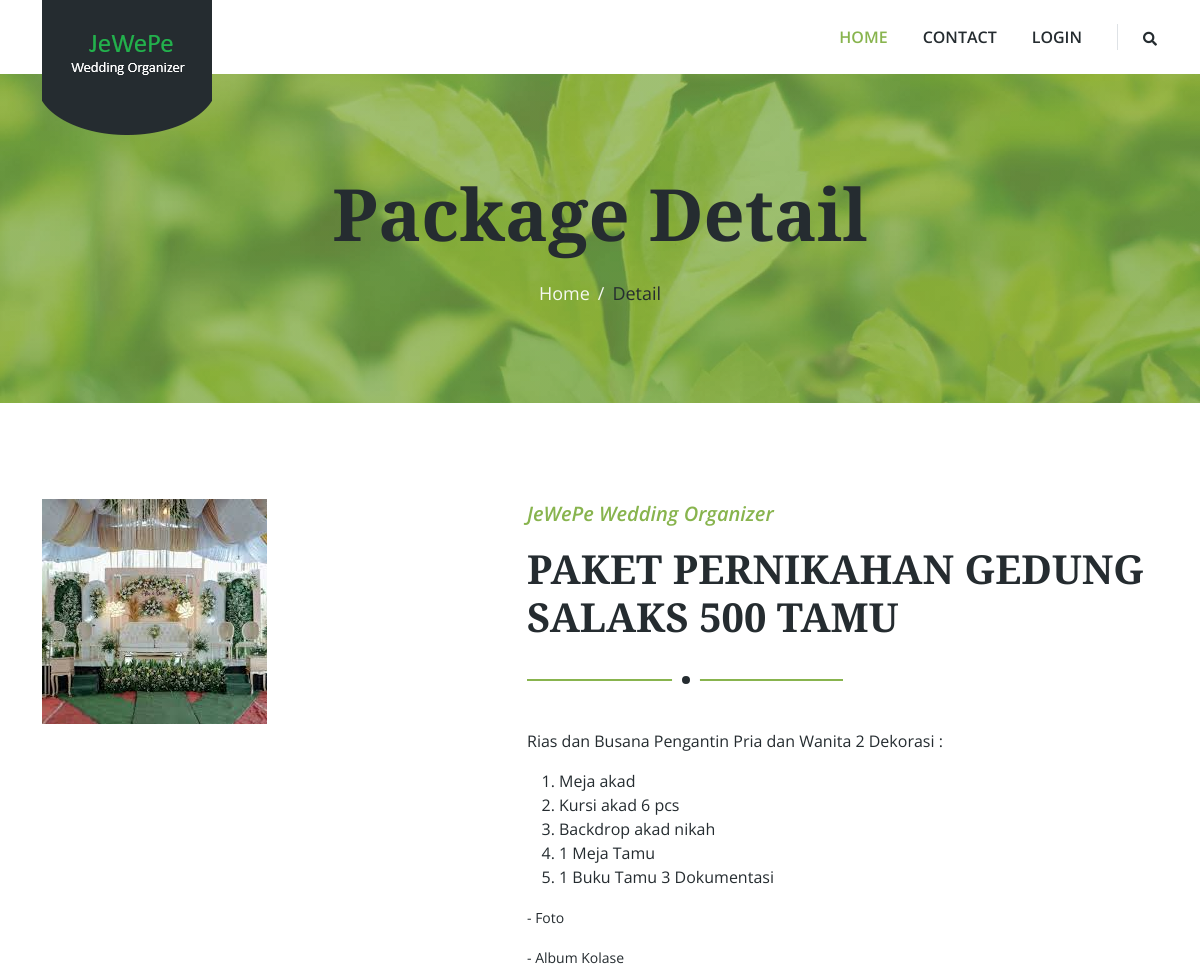
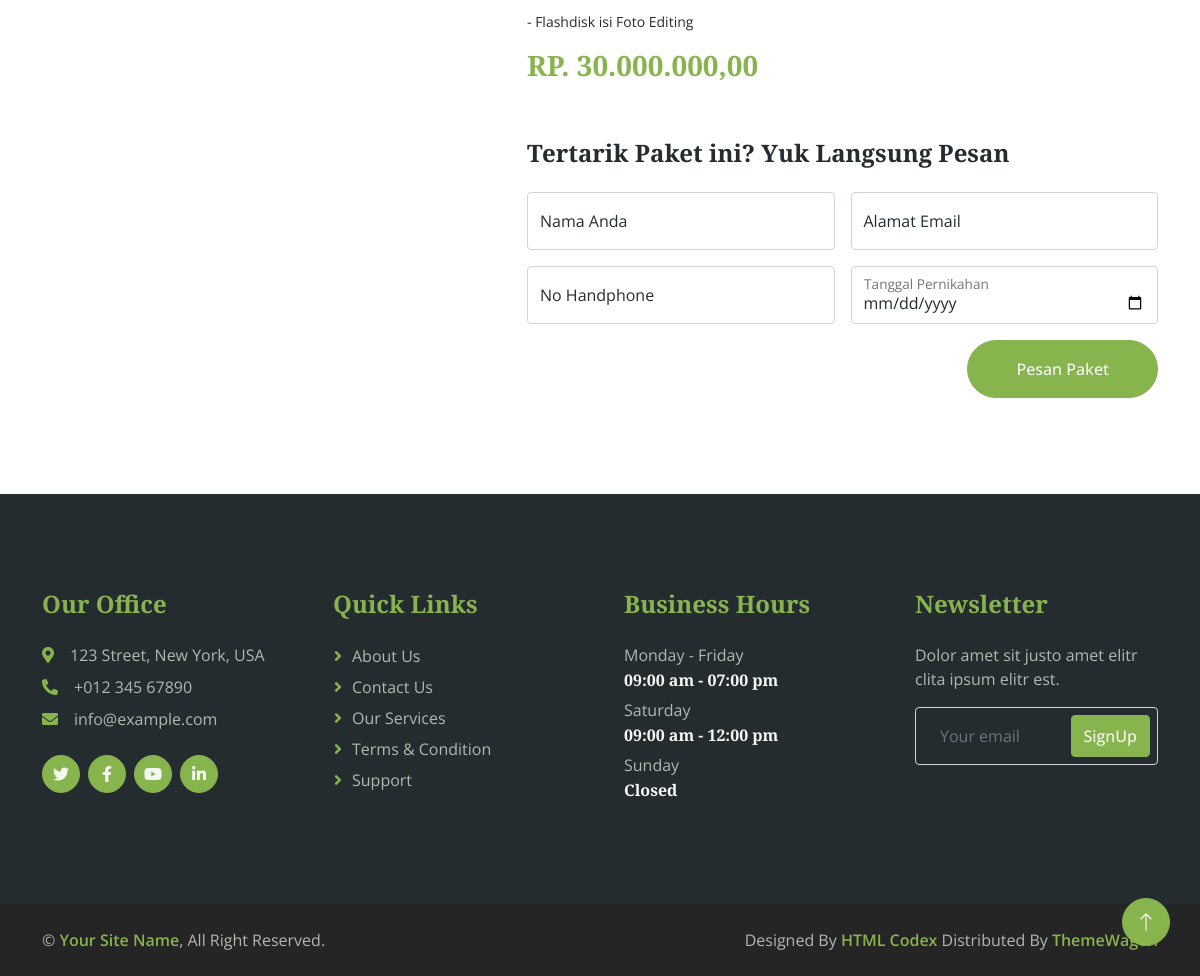
Screenshot of /Beranda/detail?id=3 with the database file from the repository (2 pictures, top to bottom).
### tables this page shows
CREATE TABLE `tb_catalogues` (
  `catalogue_id` int NOT NULL,
  `image` varchar(100) NOT NULL,
  `package_name` varchar(256) NOT NULL,
  `description` text NOT NULL,
  `price` int NOT NULL,
  `status_publish` enum('Y','N') NOT NULL,
  `user_id` int NOT NULL,
  `created_at` datetime NOT NULL,
  `updated_at` datetime DEFAULT NULL
);

### application/controllers/Beranda.php (called while the page is built, shortened)
<?php
class Beranda extends CI_Controller
{
	public function __construct()
	{
        $this->load->database();
		$this->load->model('katalog_model');
		$this->load->model('pesanan_model');
		$this->load->helper('text');
	}
	public function detail()
	{
		if ($this->input->get('id')) {
			$cek_data = $this->katalog_model->get_katalog_by_id($this->input->get('id'))->num_rows();
			if ($cek_data > 0) {
        		$data = array(
            		'title' => 'JeWePe Wedding Organizer',
            		'page' => 'landing/detail',
            		'katalog' => $this->katalog_model->get_katalog_by_id($this->input->get('id'))->row()
            	);
 				$this->load->view('landing/template/sites', $data);
			} else {
            	redirect('/');
        	}
    	} else {
        	redirect('/');
		}
	}
}

### index.php (called while the page is built, shortened)
<?php
require_once BASEPATH.'core/CodeIgniter.php';

### application/models/Katalog_model.php (called while the page is built, shortened)
<?php if (!defined('BASEPATH')) exit('No direct script access allowed');
class Katalog_model extends CI_Model
{
    public function get_katalog_by_id($id)
    {
        $this->db->select('*');
        $this->db->from('tb_catalogues tbc');
        $this->db->join('tb_users tbu', 'tbu.user_id = tbc.user_id');
        $this->db->where("tbc.catalogue_id", $id);
        $query = $this->db->get();
        return $query;
    }
}

### application/views/landing/detail.php (the view, shortened to what this page needs)
    <div class="container-fluid page-header py-5 mb-5 wow fadeIn" data-wow-delay="0.1s">
        <div class="container text-center py-5">
            <h1 class="display-2 text-dark mb-4 animated slideInDown">Package Detail</h1>
            <nav aria-label="breadcrumb animated slideInDown">
                <ol class="breadcrumb justify-content-center mb-0">
                    <li class="breadcrumb-item"><a href="<?= base_url('');?>">Home</a></li>
                    <li class="breadcrumb-item text-dark" aria-current="page">Detail</li>
                </ol>
            </nav>
        </div>
    </div>
<div class="container-xxl py-5">
    <div class="container">
        <div class="row g-5">
            <div class="col-lg-5 wow fadeIn" data-wow-delay="0.1s">
                <img class="img-fluid" src="<?= base_url('assets/files/katalog/') . $katalog->image; ?>" alt="">
            </div>
            <div class="col-lg-7 wow fadeIn" data-wow-delay="0.5s">
                <div class="section-title">
                    <p class="fs-5 fw-medium fst-italic text-primary">JeWePe Wedding Organizer</p>
                    <h1 class="display-6"><?= $katalog->package_name; ?></h1>
                </div>
                <?= $katalog->description; ?>
                <h3 class="text-primary">RP. <?= number_format($katalog->price, 2, ",", ".") ?></h3>
            </div>
            <div class="col-lg-7 ms-auto wow fadeInUp" data-wow-delay="0.1s">
                <h4 class="mb-4">Tertarik Paket ini? Yuk Langsung Pesan</h4>
                <form action="<?= base_url('Beranda/pesan'); ?>" method="post">
                    <div class="row g-3">
                        <div class="col-md-6">
                            <div class="form-floating">
                                <input type="text" class="form-control" id="name" name="name" placeholder="Nama Anda" required>
                                <label for="name">Nama Anda</label>
                            </div>
                        </div>
                        <div class="col-md-6">
                            <div class="form-floating">
                                <input type="email" class="form-control" id="email" name="email" placeholder="Alamat Email" required>
                                <label for="email">Alamat Email</label>
                            </div>
                        </div>
                        <div class="col-md-6">
                            <div class="form-floating">
                                <input type="text" class="form-control" id="name" name="phone_number" placeholder="No Handphone" required>
                                <label for="name">No Handphone</label>
                            </div>
                        </div>
                        <div class="col-md-6">
                            <div class="form-floating">
                                <input type="date" class="form-control" id="subject" name="wedding_date" placeholder="Tanggal Pernikahan" required>
                                <label for="subject">Tanggal Pernikahan</label>
                            </div>
                        </div>
                        <div class="col-md-12 text-end">
                            <button class="btn btn-primary rounded-pill py-3 px-5" type="submit">Pesan Paket</button>
                        </div>
                    </div>
                </form>
            </div>
        </div>
    </div>
</div>

### assets/landing/css/style.css (style rules this page uses)
:root { --primary: #88B44E; --secondary: #FB9F38; --light: #F5F8F2; --dark: #252C30; }
.fw-medium { font-weight: 600; }
.btn { transition: .5s; font-weight: 500; }
.btn-primary, .btn-outline-primary:hover { color: var(--light); }
.page-header { background: linear-gradient(rgba(136, 180, 78, .7), rgba(136, 180, 78, .7)), url(../img/carousel-1.jpg) center center no-repeat; background-size: cover; }
.page-header .breadcrumb-item+.breadcrumb-item::before { color: var(--light); }
.page-header .breadcrumb-item, .page-header .breadcrumb-item a { font-size: 18px; color: var(--light); }
.section-title { position: relative; margin-bottom: 3rem; padding-bottom: 2rem; }
.section-title::before { position: absolute; content: ""; width: 50%; height: 2px; bottom: 0; left: 0; background: var(--primary); }
.section-title::after { position: absolute; content: ""; width: 28px; height: 28px; bottom: -13px; left: calc(25% - 13px); background: var(--dark); border: 10px solid #FFFFFF; border-radius: 28px; }

### rows the page displays
tb_catalogues: image (picture), package_name "PAKET PERNIKAHAN GEDUNG SALAKS 500 TAMU", description "Rias dan Busana Pengantin Pria dan Wanita 2 Dekorasi : Meja akad Kursi akad 6 pcs Backdrop akad nikah 1 Meja Tamu 1 Buku Tamu 3 Dokumentasi - Foto - Album Kolase - Flashdisk isi Foto Editing", price "30.000.000,00"
